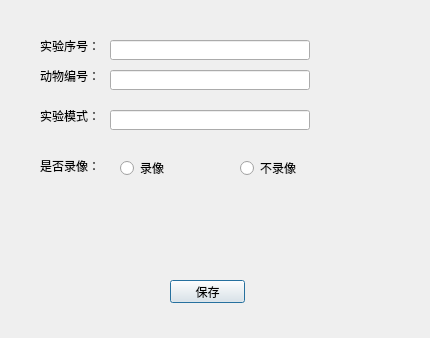
<?xml version="1.0" encoding="UTF-8"?>
<ui version="4.0">
 <class>NewExperimentDialog</class>
 <widget class="QDialog" name="NewExperimentDialog">
  <property name="geometry">
   <rect>
    <x>0</x>
    <y>0</y>
    <width>430</width>
    <height>338</height>
   </rect>
  </property>
  <property name="windowTitle">
   <string>Dialog</string>
  </property>
  <widget class="QLabel" name="label">
   <property name="geometry">
    <rect>
     <x>40</x>
     <y>40</y>
     <width>60</width>
     <height>12</height>
    </rect>
   </property>
   <property name="text">
    <string>实验序号：</string>
   </property>
  </widget>
  <widget class="QLabel" name="label_2">
   <property name="geometry">
    <rect>
     <x>40</x>
     <y>70</y>
     <width>60</width>
     <height>12</height>
    </rect>
   </property>
   <property name="text">
    <string>动物编号：</string>
   </property>
  </widget>
  <widget class="QLabel" name="label_3">
   <property name="geometry">
    <rect>
     <x>40</x>
     <y>110</y>
     <width>60</width>
     <height>12</height>
    </rect>
   </property>
   <property name="text">
    <string>实验模式：</string>
   </property>
  </widget>
  <widget class="QLineEdit" name="lineEdit">
   <property name="geometry">
    <rect>
     <x>110</x>
     <y>40</y>
     <width>200</width>
     <height>20</height>
    </rect>
   </property>
  </widget>
  <widget class="QLineEdit" name="lineEdit_2">
   <property name="geometry">
    <rect>
     <x>110</x>
     <y>70</y>
     <width>200</width>
     <height>20</height>
    </rect>
   </property>
  </widget>
  <widget class="QLineEdit" name="lineEdit_3">
   <property name="geometry">
    <rect>
     <x>110</x>
     <y>110</y>
     <width>200</width>
     <height>20</height>
    </rect>
   </property>
  </widget>
  <widget class="QLabel" name="label_4">
   <property name="geometry">
    <rect>
     <x>40</x>
     <y>160</y>
     <width>60</width>
     <height>12</height>
    </rect>
   </property>
   <property name="text">
    <string>是否录像：</string>
   </property>
  </widget>
  <widget class="QRadioButton" name="radioButton">
   <property name="geometry">
    <rect>
     <x>120</x>
     <y>160</y>
     <width>89</width>
     <height>16</height>
    </rect>
   </property>
   <property name="text">
    <string>录像</string>
   </property>
  </widget>
  <widget class="QRadioButton" name="radioButton_2">
   <property name="geometry">
    <rect>
     <x>240</x>
     <y>160</y>
     <width>89</width>
     <height>16</height>
    </rect>
   </property>
   <property name="text">
    <string>不录像</string>
   </property>
  </widget>
  <widget class="QPushButton" name="pushButton">
   <property name="geometry">
    <rect>
     <x>170</x>
     <y>280</y>
     <width>75</width>
     <height>23</height>
    </rect>
   </property>
   <property name="text">
    <string>保存</string>
   </property>
  </widget>
 </widget>
 <resources/>
 <connections/>
</ui>
